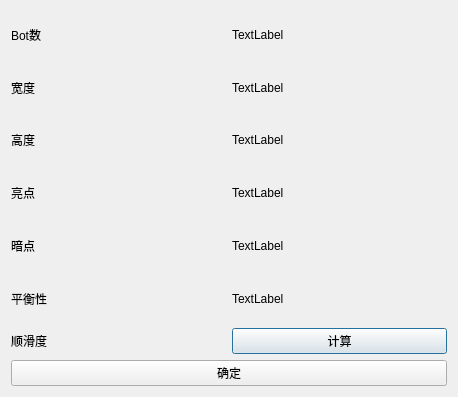
<?xml version="1.0" encoding="UTF-8"?>
<ui version="4.0">
 <class>DialogStat</class>
 <widget class="QDialog" name="DialogStat">
  <property name="geometry">
   <rect>
    <x>0</x>
    <y>0</y>
    <width>458</width>
    <height>397</height>
   </rect>
  </property>
  <property name="windowTitle">
   <string>统计</string>
  </property>
  <layout class="QVBoxLayout" name="verticalLayout">
   <item>
    <layout class="QGridLayout" name="gridLayout">
     <item row="5" column="1">
      <widget class="QLabel" name="labelBalance">
       <property name="text">
        <string>TextLabel</string>
       </property>
      </widget>
     </item>
     <item row="1" column="1">
      <widget class="QLabel" name="labelWidth">
       <property name="text">
        <string>TextLabel</string>
       </property>
      </widget>
     </item>
     <item row="1" column="0">
      <widget class="QLabel" name="label_4">
       <property name="text">
        <string>宽度</string>
       </property>
      </widget>
     </item>
     <item row="3" column="1">
      <widget class="QLabel" name="labelWhite">
       <property name="text">
        <string>TextLabel</string>
       </property>
      </widget>
     </item>
     <item row="4" column="0">
      <widget class="QLabel" name="label_7">
       <property name="text">
        <string>暗点</string>
       </property>
      </widget>
     </item>
     <item row="4" column="1">
      <widget class="QLabel" name="labelBlack">
       <property name="text">
        <string>TextLabel</string>
       </property>
      </widget>
     </item>
     <item row="2" column="0">
      <widget class="QLabel" name="label_5">
       <property name="text">
        <string>高度</string>
       </property>
      </widget>
     </item>
     <item row="2" column="1">
      <widget class="QLabel" name="labelHeight">
       <property name="text">
        <string>TextLabel</string>
       </property>
      </widget>
     </item>
     <item row="0" column="0">
      <widget class="QLabel" name="label_3">
       <property name="text">
        <string>Bot数</string>
       </property>
      </widget>
     </item>
     <item row="6" column="0">
      <widget class="QLabel" name="label_2">
       <property name="text">
        <string>顺滑度</string>
       </property>
      </widget>
     </item>
     <item row="3" column="0">
      <widget class="QLabel" name="label_6">
       <property name="text">
        <string>亮点</string>
       </property>
      </widget>
     </item>
     <item row="5" column="0">
      <widget class="QLabel" name="label">
       <property name="text">
        <string>平衡性</string>
       </property>
      </widget>
     </item>
     <item row="0" column="1">
      <widget class="QLabel" name="labelBotNum">
       <property name="text">
        <string>TextLabel</string>
       </property>
      </widget>
     </item>
     <item row="6" column="1">
      <widget class="QPushButton" name="pushButtonSmooth">
       <property name="text">
        <string>计算</string>
       </property>
      </widget>
     </item>
    </layout>
   </item>
   <item>
    <widget class="QPushButton" name="pushButtonOK">
     <property name="text">
      <string>确定</string>
     </property>
    </widget>
   </item>
  </layout>
 </widget>
 <resources/>
 <connections/>
</ui>
